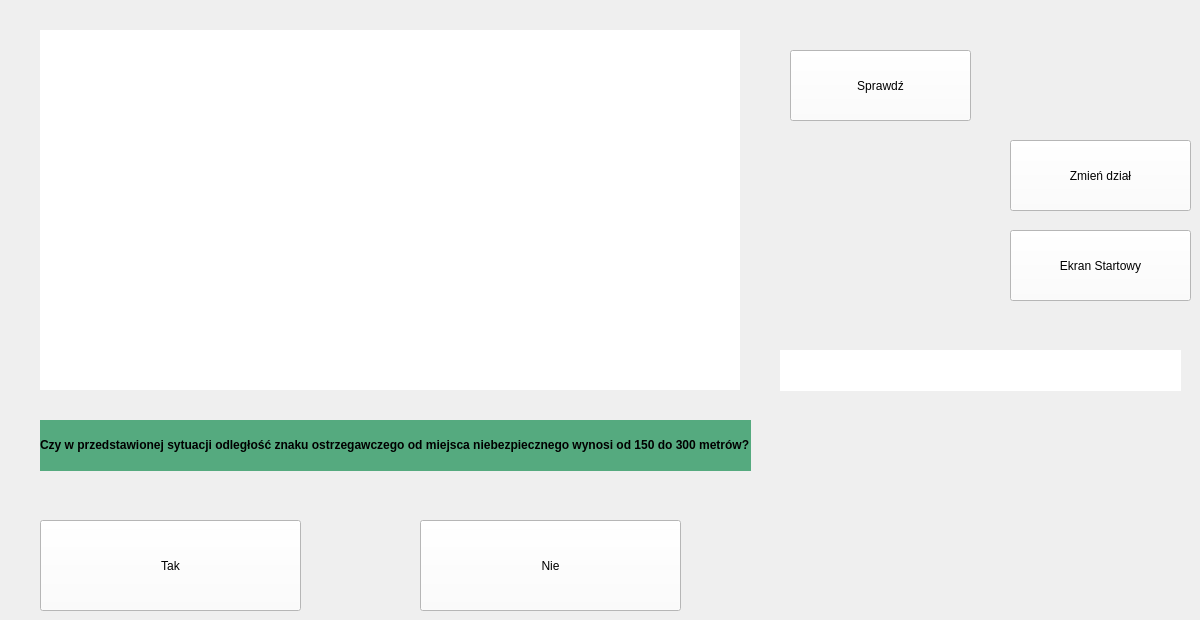
    <widget class="QWidget" name="inne">
     <widget class="QLabel" name="znak_2">
      <property name="geometry">
       <rect>
        <x>40</x>
        <y>30</y>
        <width>700</width>
        <height>360</height>
       </rect>
      </property>
      <property name="styleSheet">
       <string notr="true">background-color: rgb(255, 255, 255);</string>
      </property>
      <property name="text">
       <string/>
      </property>
     </widget>
     <widget class="QPushButton" name="pushButton_24">
      <property name="geometry">
       <rect>
        <x>1010</x>
        <y>140</y>
        <width>181</width>
        <height>71</height>
       </rect>
      </property>
      <property name="styleSheet">
       <string notr="true">background-color: rgb(255, 255, 255);</string>
      </property>
      <property name="text">
       <string>Zmień dział</string>
      </property>
     </widget>
     <widget class="QPushButton" name="Nie_3">
      <property name="geometry">
       <rect>
        <x>420</x>
        <y>520</y>
        <width>261</width>
        <height>91</height>
       </rect>
      </property>
      <property name="styleSheet">
       <string notr="true">background-color: rgb(255, 255, 255);</string>
      </property>
      <property name="text">
       <string>Nie</string>
      </property>
     </widget>
     <widget class="QPushButton" name="pushButton_25">
      <property name="geometry">
       <rect>
        <x>1010</x>
        <y>230</y>
        <width>181</width>
        <height>71</height>
       </rect>
      </property>
      <property name="styleSheet">
       <string notr="true">background-color: rgb(255, 255, 255);</string>
      </property>
      <property name="text">
       <string>Ekran Startowy</string>
      </property>
     </widget>
     <widget class="QPushButton" name="Tak_4">
      <property name="geometry">
       <rect>
        <x>40</x>
        <y>520</y>
        <width>261</width>
        <height>91</height>
       </rect>
      </property>
      <property name="styleSheet">
       <string notr="true">background-color: rgb(255, 255, 255);</string>
      </property>
      <property name="text">
       <string>Tak</string>
      </property>
     </widget>
     <widget class="QPushButton" name="pushButton_26">
      <property name="geometry">
       <rect>
        <x>790</x>
        <y>50</y>
        <width>181</width>
        <height>71</height>
       </rect>
      </property>
      <property name="styleSheet">
       <string notr="true">background-color: rgb(255, 255, 255);</string>
      </property>
      <property name="text">
       <string>Sprawdź</string>
      </property>
     </widget>
     <widget class="QLabel" name="sprawdzone_2">
      <property name="geometry">
       <rect>
        <x>780</x>
        <y>350</y>
        <width>401</width>
        <height>41</height>
       </rect>
      </property>
      <property name="styleSheet">
       <string notr="true">background-color: rgb(255, 255, 255);</string>
      </property>
      <property name="text">
       <string/>
      </property>
     </widget>
     <widget class="QLabel" name="label_18">
      <property name="geometry">
       <rect>
        <x>40</x>
        <y>420</y>
        <width>711</width>
        <height>51</height>
       </rect>
      </property>
      <property name="styleSheet">
       <string notr="true">background-color: rgb(85, 170, 127);</string>
      </property>
      <property name="text">
       <string>&lt;html&gt;&lt;head/&gt;&lt;body&gt;&lt;p&gt;&lt;span style=&quot; font-weight:600;&quot;&gt;Czy w przedstawionej sytuacji odległość znaku ostrzegawczego od miejsca niebezpiecznego wynosi od 150 do 300 metrów?&lt;/span&gt;&lt;/p&gt;&lt;/body&gt;&lt;/html&gt;</string>
      </property>
     </widget>
    </widget>
